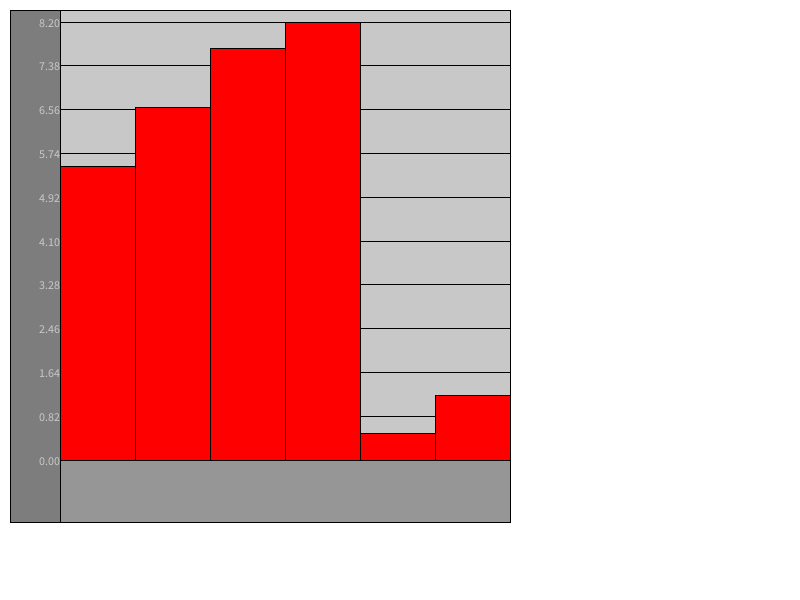
Frame 1 (no input)
Frame 60 (the mouse pressed at the canvas centre just before this capture): identical to frame 1, image omitted
Frame 120 (the mouse held since frame 60 and released just before this capture): identical to frame 1, image omitted

The Processing sketch that drew this single still picture (run headless with seeded random() and noise(); from frame 60 on, the mouse is pressed at the canvas centre):

// Processing sketch: GraphBar
// ── GraphBar.pde
// CTRL+SHIFT+B for run with tasks in Visual Studio Code
Grafica g;

void setup(){
  size(800,600);
  g = new Grafica(10, 10, 500,500);
  g.setValues(new float[]{5.5, 6.6, 7.7, 8.2, 0.5, 1.2});
}

void draw(){
  background(255);
  g.draw();
}

// ── Grafica.pde
public class Grafica{
  private float x;
  private float y;
  private float widthField;
  private float heightField;
  // Colors
  private color bgColor;
  private color[] barsColors;
  private color barColor;
  private color barColorMouseOver;
  // Texts
  private color barsValueTooltipTextColor;
  private float barsValueTooltipTextSize;
  private float leftLabelsTextSize;
  // Labels
  private float leftLabelsWidth;
  private float bottomLabelsHeight;
  // Values
  private float[] values;
  private float maxValue;
  // Position Gaps
  private PVector leftLabelsStart;
  private PVector leftLabelsEnd;
  private PVector bottomLabelsStart;
  private float bottomLabelsWidth;
  private float graphFieldWidth;
  private float graphFieldHeight;
  private float barsWidth;
  private PVector[] barStartPositions;
  private float[] barHeights;
  private float topOffset;

  public Grafica(float x, float y, float widthField, float heightField){
    this.x = x;
    this.y = y;
    this.widthField = widthField;
    this.heightField = heightField;

    this.bgColor = color(200, 200, 200);
    this.barsValueTooltipTextColor = color(0);
    this.leftLabelsWidth = 50;
    this.bottomLabelsHeight = 50;
    this.values = new float[0];
    this.maxValue = 0;
    this.barStartPositions = new PVector[0];
    this.barHeights = new float[0];
    this.barsColors = new color[0];
    this.barColor = color(255,0,0);
    this.barColorMouseOver = color(255,100,100);
    this.barsValueTooltipTextSize = 12;
    this.leftLabelsTextSize = 12;
    this.topOffset = this.leftLabelsTextSize;

    setConstants();
  }

  private void setConstants()
  {
    this.leftLabelsStart = new PVector(this.x, this.y+this.topOffset);
    this.leftLabelsEnd = new PVector(this.x+this.leftLabelsWidth, this.y+this.heightField);
    this.bottomLabelsStart = new PVector(leftLabelsEnd.x, leftLabelsEnd.y-this.bottomLabelsHeight);
    this.bottomLabelsWidth = this.widthField-this.leftLabelsWidth;
    this.graphFieldWidth = this.bottomLabelsWidth;
    this.graphFieldHeight = this.heightField-this.topOffset-this.bottomLabelsHeight;
    this.barsWidth = this.graphFieldWidth/values.length;

    this.barStartPositions = new PVector[this.values.length];
    this.barHeights = new float[this.values.length];
    this.barsColors = new color[this.values.length];
    for(int i=0; i<this.values.length; i++)
    {
      this.barsColors[i] = this.barColor;
      this.barHeights[i] = this.values[i]*this.graphFieldHeight/this.maxValue;
      this.barStartPositions[i] = new PVector(this.leftLabelsEnd.x + (this.barsWidth*i), this.leftLabelsStart.y + this.graphFieldHeight - this.barHeights[i]);
    }
  }

  public void setValues(float[] values)
  {
    this.values = values;
    for(float a: values)
    {
      this.maxValue = (a > this.maxValue)? a: this.maxValue;
    }
    setConstants();
  }
  
  public void draw(){
    // Left labels
    fill(125,125,125);
    rect(this.leftLabelsStart.x, this.leftLabelsStart.y-this.topOffset, this.leftLabelsWidth, this.heightField+this.topOffset);
    fill(this.barsValueTooltipTextColor);
    textSize(this.leftLabelsTextSize);
    textAlign(RIGHT, CENTER);
    // Bottom labels
    fill(150,150,150);
    rect(this.bottomLabelsStart.x, this.bottomLabelsStart.y, this.bottomLabelsWidth, this.bottomLabelsHeight+topOffset);
    //Graph Field
    fill(bgColor);
    rect(this.leftLabelsEnd.x, this.y, this.graphFieldWidth, graphFieldHeight);
    // Background lines
    for(int i=0; i<11; i++)
    {
      float segmento = i*this.graphFieldHeight/10;
      String texto = String.format("%.2f", segmento*this.maxValue/this.graphFieldHeight);
      float altura = this.bottomLabelsStart.y - i*(this.graphFieldHeight/10);
      text(texto,this.leftLabelsEnd.x, altura);
      stroke(0);
      line(this.leftLabelsEnd.x, altura, this.leftLabelsEnd.x + this.graphFieldWidth, altura);
    }
    // Bars
    for(int i=0; i<this.values.length; i++)
    {
      fill(this.barsColors[i]);
      rect(this.barStartPositions[i].x, this.barStartPositions[i].y, this.barsWidth, this.barHeights[i]);
    }

    for(int i=0; i<this.values.length; i++)
    {
      this.barsColors[i] = this.barColor;
      if(mouseX >= this.barStartPositions[i].x && mouseX <= this.barStartPositions[i].x+this.barsWidth)
      {
        if(mouseY >= this.barStartPositions[i].y && mouseY <= this.bottomLabelsStart.y)
        {
          this.barsColors[i] = this.barColorMouseOver;
          fill(this.barsValueTooltipTextColor);
          textSize(this.barsValueTooltipTextSize);
          textAlign(LEFT);
          text("Value: "+this.values[i], mouseX, mouseY);
        }
      }
    }
  }

}
